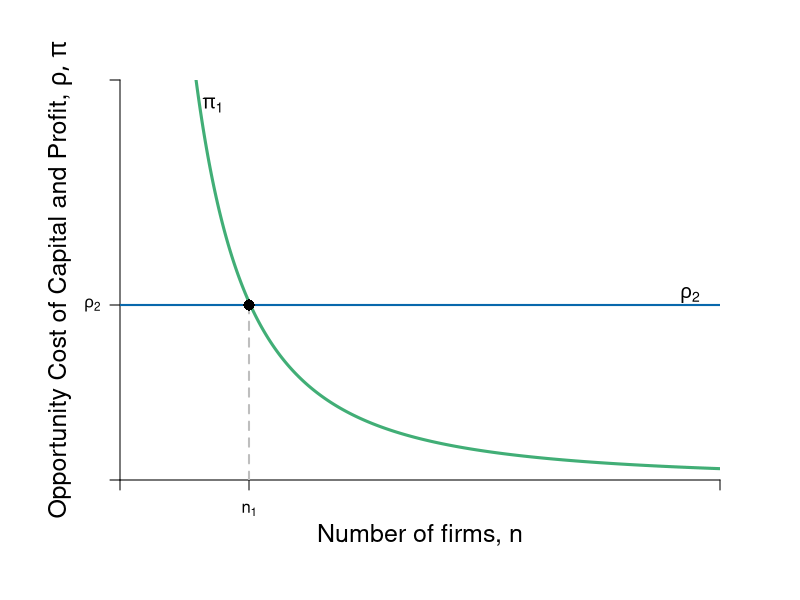

Here is the R script that generated this plot:
require(shape)
pdf(file = "competitionmarkets/profit_rate_n_step1.pdf", width = 9, height = 7)

#Set parameters for graphics
axislabelsize <- 1.5
labelsize <- 1.2
graphlinewidth <- 3
segmentlinewidth <- 2

COL <- c("#7fc97f", "#beaed4", "#fdc086", "#ffff99", "#386cb0", "#f0027f", "#bf5b17", "#666666")
COLA <- c("#e0f3db", "#99d8c9","#66c2a4","#41ae76", "#238b45", "#005824")
COLB <- c("#c6dbef", "#4eb3d3", "#2b8cbe", "#0868ac","#084081")
COLC <- c("#fcfbfd", "#efedf5", "#dadaeb", "#bcbddc", "#9e9ac8", "#807dba", "#6a51a3", "#54278f", "#3f007d")

par(mar =  c(6, 6, 4, 4))

Profit <- function(n, pmax = 20, c1 = 10, s = 0.5) {
  (pmax - c1)^2 / (((n + 1)^2)*s)
}

mrsA <- function(x, rmax = 20, xmax = 10) {
  rmax - (rmax/xmax)*x
}

uA <- function(x, y, rmax = 20, xmax = 10) {
  y + rmax*x - (1/2)(rmax/xmax)*x^2
}

totaln <- function(pi, pmax = 20, c1 = 10, s = 0.5){
  (pmax - c1)/(sqrt(pi*s)) - 1
}

Supply <- function(x, c1 = 0, c2 = 0.05){
  c1 + 2*c2*x
}

xlims <- c(0, 20)
ylims <- c(0, 16)

npts <- 501 
x <- seq(xlims[1], xlims[2], length.out = npts)
y <- seq(ylims[1], ylims[2], length.out = npts) 
a <- c(46.08, 55, 64)
b <- c(46.08, 55, 64)

plot(0, 0, xlim = xlims, ylim = ylims, type = "n",
     xlab = expression(paste("")),
     ylab = expression(paste("")), 
     xaxt = "n", 
     yaxt = "n", 
     cex.lab = axislabelsize, 
     bty = "n",
     xaxs="i", 
     yaxs="i")

# ticksy <- seq(from = 0, to = ylims[2], by = 2)
# ylabels <- seq(from = 0, to = ylims[2], by = 2)
# ticksx <- seq(from = 0, to = xlims[2], by = 2)
# xlabels <- seq(from = 0, to = xlims[2], by = 2)
ticksy <- c(0, 7, ylims[2])
ylabels <- c(NA,  expression(paste(rho[2])), NA)
ticksx <- c(0, 4.3, xlims[2])
xlabels <- c(NA, expression(paste(n[1])), NA)

axis(1, at = ticksx, pos = 0, labels = xlabels)
axis(2, at = ticksy, pos = 0, labels = ylabels, las = 1)

npts <- 500 
xx1 <- seq(xlims[1], xlims[2], length.out = npts)

#Lines
lines(xx1, Profit(xx1, c1 = 10), col = COLA[4], lwd = graphlinewidth)
#lines(xx1, Profit(xx1, c1 = 0.25), col = COLA[4], lty = 2, lwd = segmentlinewidth)

#Label axes
mtext(expression(paste("Number of firms, ", n)), side=1, line = 2.5, cex = axislabelsize)
text(-2, 0.5*ylims[2], expression(paste("Opportunity Cost of Capital and Profit, ", list(rho, pi) )), xpd = TRUE, cex = axislabelsize, srt = 90) 


#Arrows(18, 6.8, 18, 4.5, col = "black", lty = 1, code = 2, lwd = 2, arr.type = "triangle", arr.lwd = 0.5)
#text(16, 5.75, expression(paste("Decrease in ", rho)), cex = labelsize)


text(19, 7.4, expression(paste(rho[2])), cex = labelsize)
#text(19, 4.4, expression(paste(rho[1])), cex = labelsize)

#Arrows(4, 9, 7.8, 9, col = "black", lty = 1, code = 2, lwd = 2, arr.type = "triangle", arr.lwd = 0.5)
#text(5.7, 10, expression(paste("Decrease in ", c[1])), cex = labelsize)

text(3.1, 15, expression(paste(pi[1])), cex = labelsize)
#text(6.7, 15, expression(paste(pi[2])), cex = labelsize)


segments(0, 7, xlims[2], 7, lty = 1, col = COLB[4] , lwd = segmentlinewidth)
#segments(0, 4, xlims[2], 4, lty = 2, col = COLB[3], lwd = segmentlinewidth)
segments(4.3, 0, 4.3, 7, lty = 2, col = "gray", lwd = segmentlinewidth)
points(4.3, 7, pch = 16, col = "black", cex = 1.5)

# text(80, 12.5, expression(paste("Excess Supply at ", p^H)), cex = labelsize)
# 
# Arrows(62, 5.5, 82, 5.5, col = "black", lty = 1, code = 3, lwd = 2, arr.type = "triangle", arr.lwd = 0.5)
# text(72, 4.75, expression(paste("Excess")), cex = labelsize)
# text(72, 3.75, expression(paste("Demand")), cex = labelsize)
# text(72, 2.75, expression(paste("at ", p^L)), cex = labelsize)
# segments(6, 0, 6, 4, lty = 2, col = "gray" , lwd = segmentlinewidth)
# points(6, 4, pch = 16, col = "black", cex = 1.5)
# 
# 
# segments(9.6, 0, 9.6, 7, lty = 2, col = "gray" , lwd = segmentlinewidth)
# points(9.6, 7, pch = 16, col = "black", cex = 1.5)
# 
# segments(13, 0, 13, 4, lty = 2, col = "gray" , lwd = segmentlinewidth)
# points(13, 4, pch = 16, col = "black", cex = 1.5)


#Label Demand
text(118, 3, expression(paste("Opportunity cost'")), cex = labelsize)
text(118, 2, expression(paste("of capital")), cex = labelsize)

dev.off()
